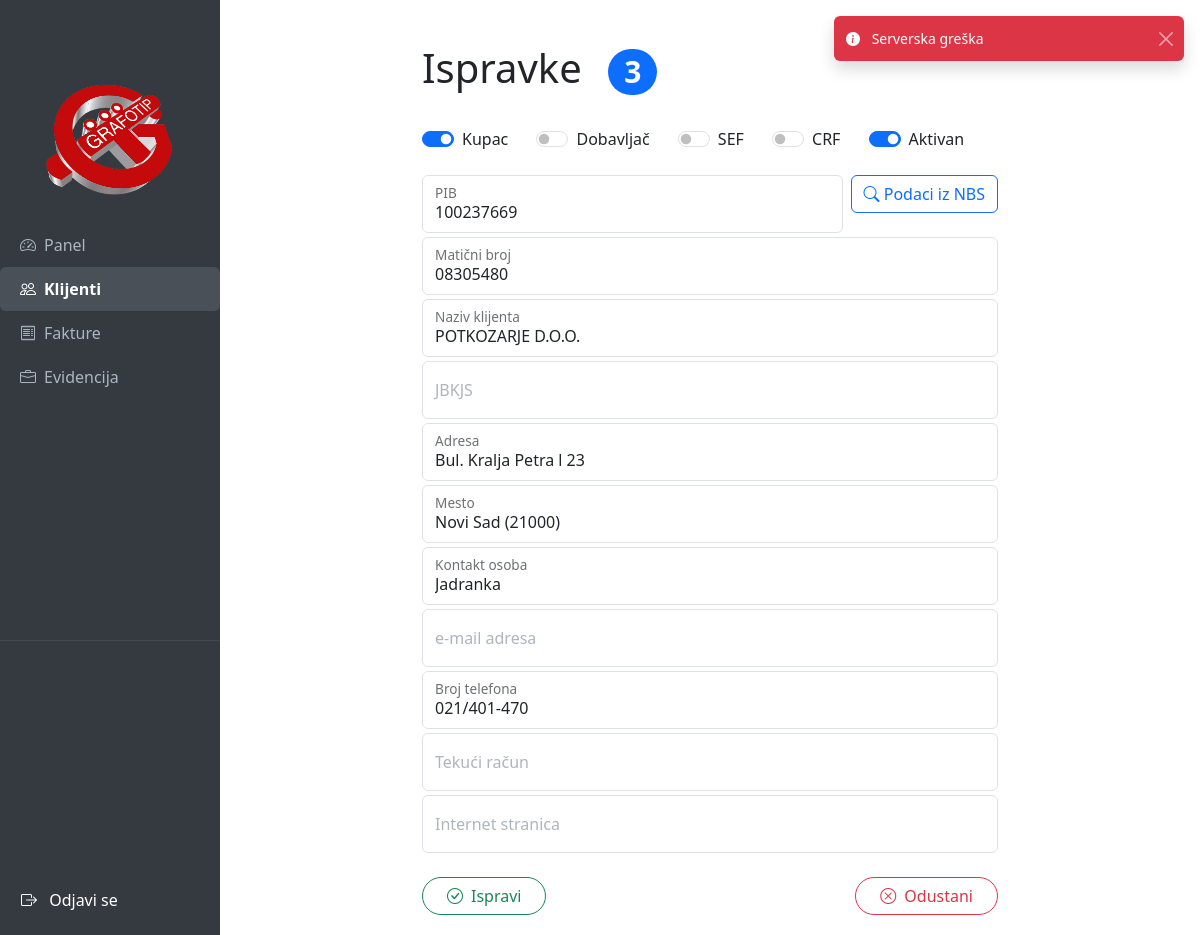
The page /clients/3/edit/ (signed in) on the database its author committed.
### gtbook/models.py (models this page shows, shortened)
class Client(models.Model):
    ime = models.CharField(max_length=200)       # naziv klijenta
    pib = models.CharField(
        max_length=9,
        validators=[RegexValidator(r'^\d{9}$', 'PIB mora imati tačno 9 cifara.')]
    )
    mbr = models.CharField(
        max_length=8,
        validators=[RegexValidator(r'^\d{8}$', 'MBR mora imati tačno 8 cifara.')]
    )
    jbkjs = models.CharField(
        max_length=5,
        blank=True,
        null=True,
        validators=[RegexValidator(r'^\d{5}$', 'JBKJS mora imati tačno 5 cifara.')]
    )
    adresa = models.CharField(max_length=255)#, default=0)
    mesto = models.ForeignKey(Mesto, on_delete=models.SET_NULL, null=True, blank=True) # linked to lookup table
    kontakt = models.CharField(max_length=100, blank=True, null=True)
    email = models.EmailField(blank=True, null=True)
    telefon = models.CharField(max_length=100, blank=True, null=True)
    tekuci = models.CharField(max_length=100, blank=True, null=True)  # racun u banci
    website = models.URLField(blank=True, null=True)
    defcode = models.IntegerField(default=17) # 5-bitni bitmask za kupac/dobavljac/sef/crf/aktivan <- default kupac-aktivan

### gtbook/views.py (the view)
# urls.py: path('clients/<int:pk>/edit/', views.client_edit, name='client_edit'),
@login_required
def client_edit(request, pk):
    client = get_object_or_404(Client, pk=pk)
    if request.method == 'POST':
        form = ClientForm(request.POST, instance=client)
        if form.is_valid():
            form.save()
            messages.success(
                request,
                f'<i class="text-primary"></i> Klijent <strong>{client.ime}</strong> uspešno izmenjen.'
            )
            return redirect("clients_list")
    else:
        form = ClientForm(instance=client)
    return render(request, 'client_form.html', {'form': form, 'edit_mode': True})

### gtbook/models.py (called while the page is built)
    def __str__(self):
        return f"{self.grad} ({self.post_code})"

### gtbook/templatetags/form_extras.py (called while the page is built)
@register.filter
def widget_class(field, base_class="form-control"):
    css = base_class
    if field.errors:
        css += " is-invalid"
    return field.as_widget(attrs={"class": css})

### gtbook/templates/client_form.html (shortened to what this page needs)
{% extends 'base.html' %}
{% load form_extras %}
{% block content %}
<div class="container mt-4" style="max-width: 600px;">
    <h1 class="mb-4">{% if edit_mode %}Ispravke{% else %}Unos klijenta{% endif %}
        {% if form.instance.pk %}
            <span class="badge rounded-pill bg-primary ms-3 px-3 py-2">
                {{ form.instance.pk }}
            </span>
        {% endif %}
    </h1>
    <form method="post" novalidate>
    <div class="mb-3 mt-3">
        <div class="ms-2">
            {% for checkbox in form.defcode_bits %}
                <div class="form-check form-switch form-check-inline m-2 px-4 py-0">
                    {{ checkbox.tag }}
                    <label class="form-check-label" for="{{ checkbox.id_for_label }}">
                        {{ checkbox.choice_label }}
                    </label>
                </div>
            {% endfor %}
        </div>
    </div>
    <div class="mb-1 d-flex align-items-start">
        <div class="form-floating flex-grow-1 me-2">
            {{ form.pib|widget_class }}
            <label for="{{ form.pib.id_for_label }}">{{ form.pib.label }}</label>
        </div>
        <button type="button" class="btn btn-outline-primary" id="fetch-nbs-btn"><i class="bi bi-search"></i> Podaci iz NBS</button>
    </div>
    <div class="form-floating mb-1">
        {{ form.mbr|widget_class }}
        <label for="{{ form.mbr.id_for_label }}">{{ form.mbr.label }}</label>
    </div>
    {% for field in form %}
        {% if field.name not in "defcode_bits pib mbr" %}
            <div class="form-floating mb-1">
                {{ field|widget_class }}
                <label for="{{ field.id_for_label }}">{{ field.label }}</label>
            </div>
        {% endif %}
    {% endfor %}
        <div class="d-flex justify-content-between mt-4 align-items-center">
            <button type="submit" id="clientSubmitBtn"
                class="btn btn-outline-success rounded-pill px-4 d-flex align-items-center">
                <i class="bi bi-check-circle me-2"></i>
                {% if edit_mode %}Ispravi{% else %}Dodaj{% endif %}
            </button>
            <a href="{% url 'clients_list' %}" class="btn btn-outline-danger rounded-pill px-4 d-flex align-items-center">
                <i class="bi bi-x-circle me-2"></i>
                Odustani
            </a>
        </div>
    </form>
</div>
{% endblock %}

### rows shown on the page
Client: instance.pk "3", pib "100237669", mbr "08305480", form "POTKOZARJE D.O.O." "Bul. Kralja Petra l 23" "Novi Sad (21000)" "Jadranka" "021/401-470"

### other values the page prints
{{ checkbox.choice_label }} "Kupac" "Dobavljač" "SEF" "CRF" "Aktivan"
